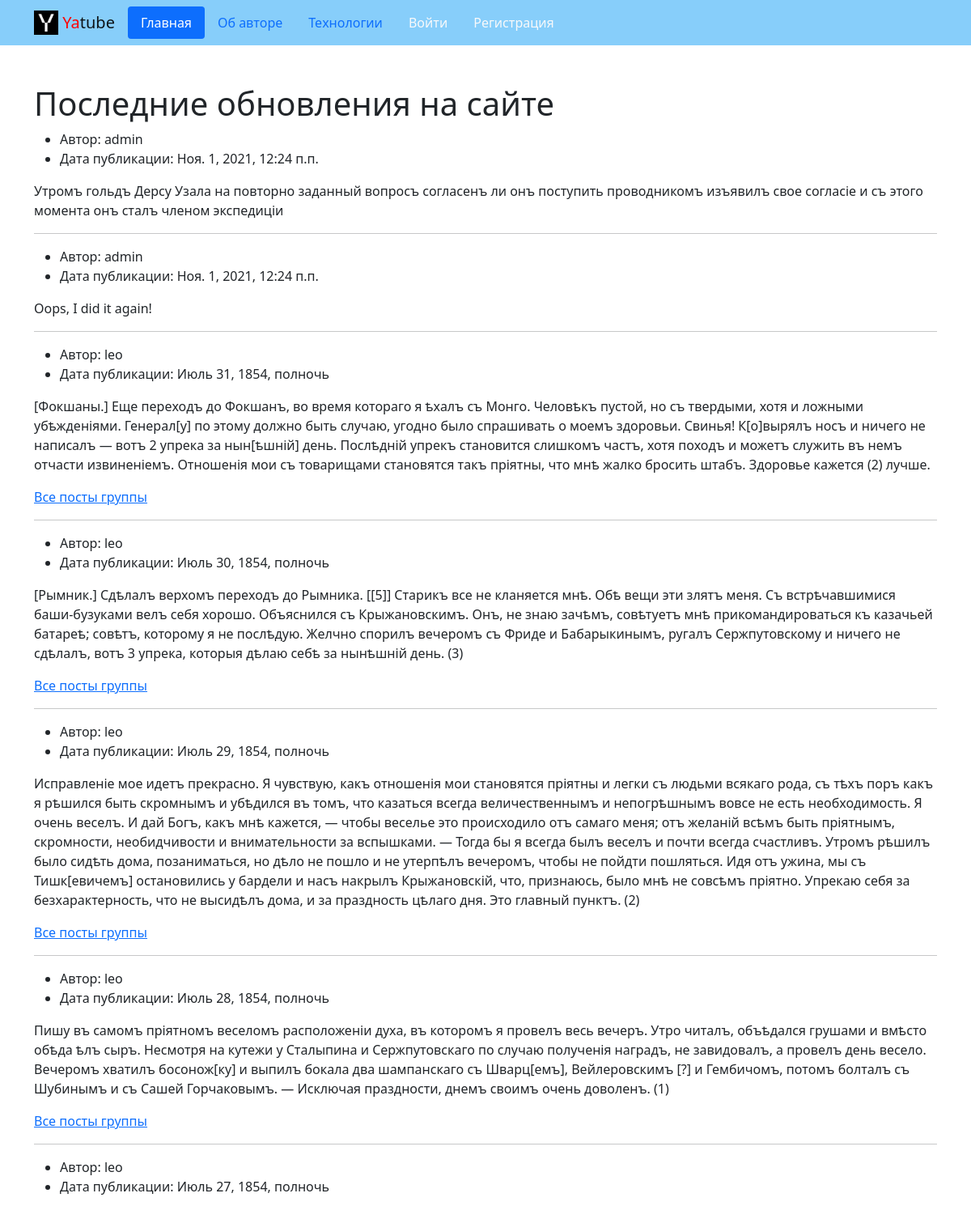
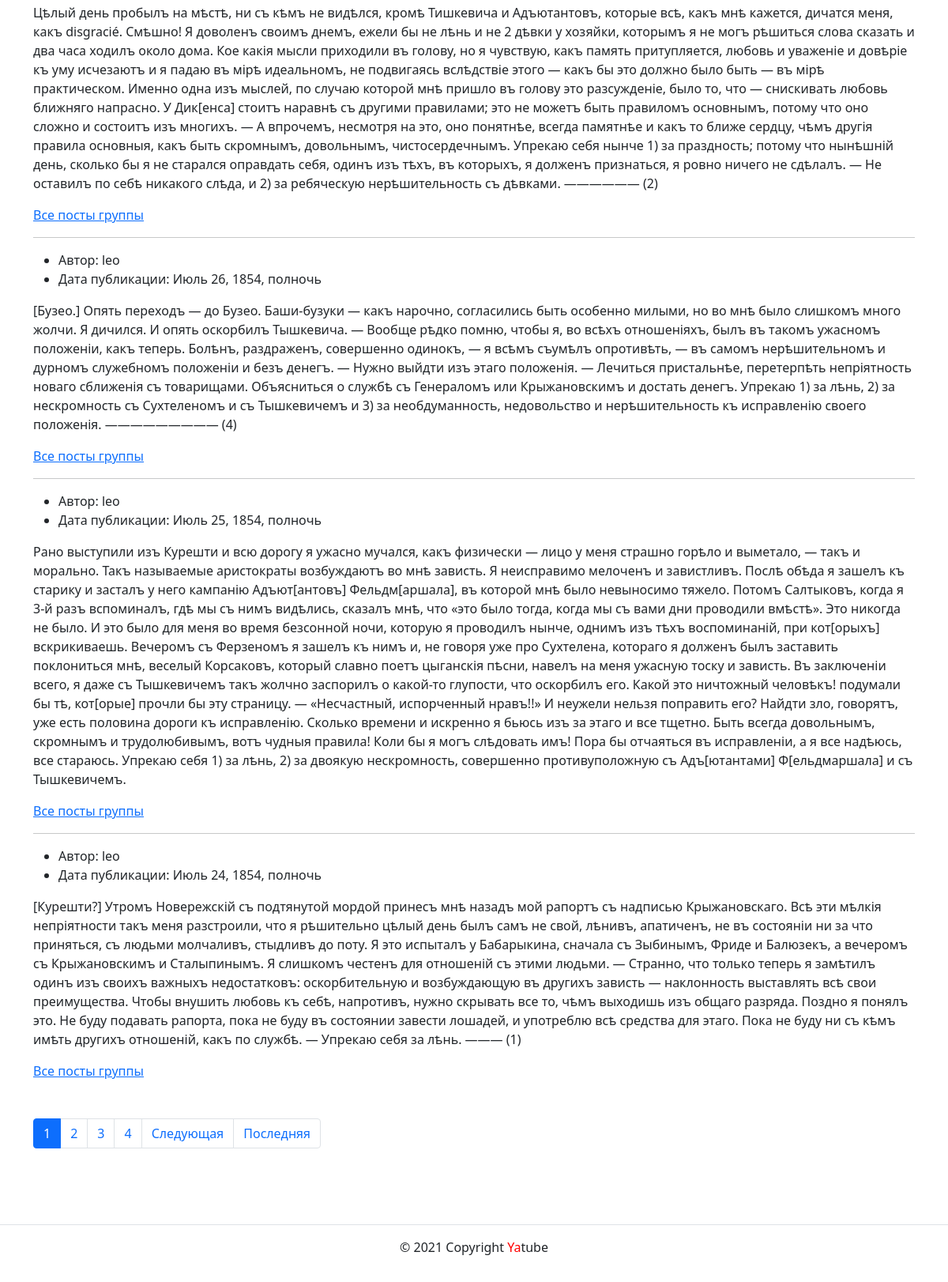
The app's page /, older data (2 pictures, top to bottom).
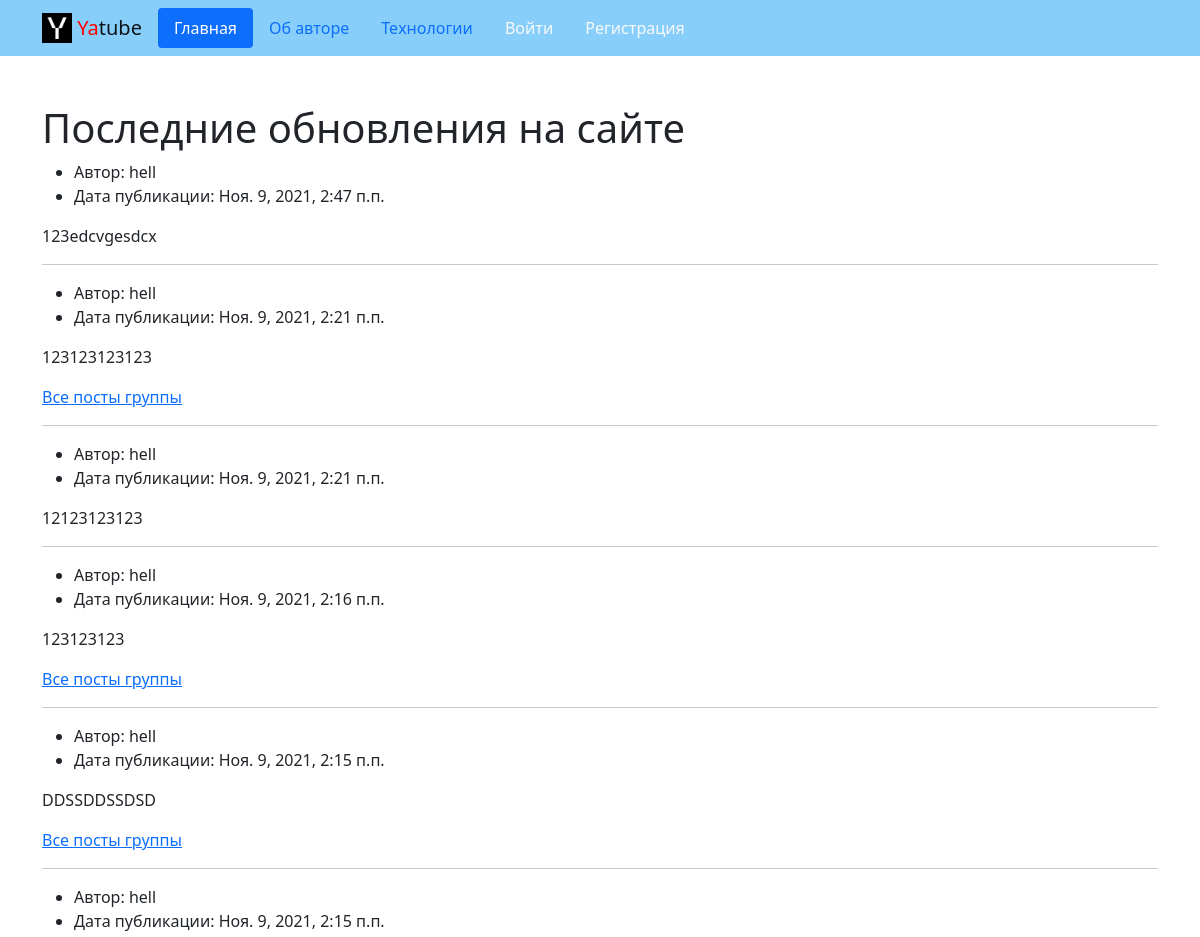
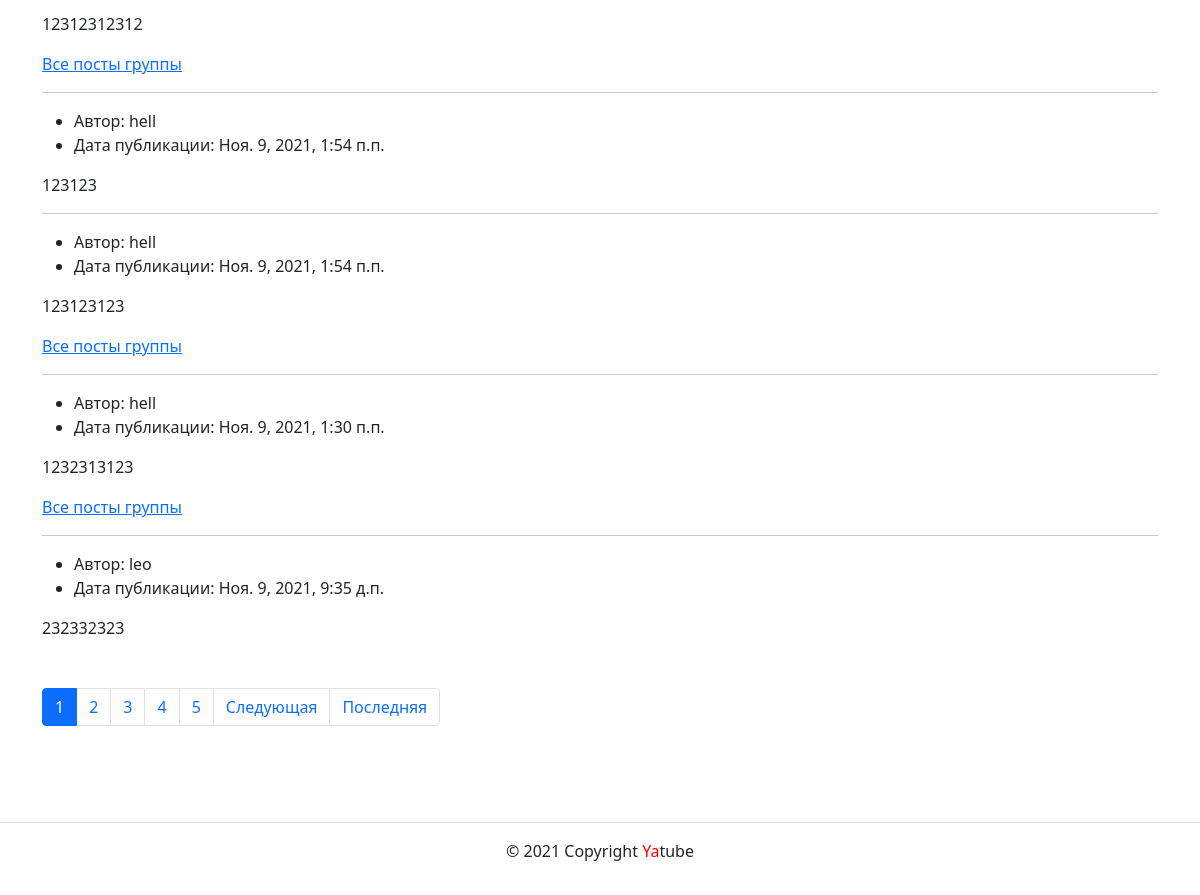
The same page, newer data (2 pictures, top to bottom).
### posts/models.py (models this page shows, shortened)
class Post(models.Model):
    text = models.TextField()
    pub_date = models.DateTimeField(auto_now_add=True)
    author = models.ForeignKey(
        User,
        on_delete=models.CASCADE,
        related_name='posts'
    )
    group = ForeignKey(
        Group,
        on_delete=models.SET_NULL,
        related_name='posts',
        blank=True, null=True
    )

### posts/views.py (the view)
# urls.py: path('', views.index, name='index'),
def index(request):
    template = 'posts/index.html'
    page_title = 'Главная страница Yatube'
    title = 'Последние обновления на сайте'
    posts = Post.objects.order_by('-pub_date')
    paginator = Paginator(posts, 10)
    page_number = request.GET.get('page')
    page_obj = paginator.get_page(page_number)
    context = {
        'posts': page_obj,
        'title': title,
        'page_title': page_title,
    }
    return render(request, template, context)

### core/context_processors/year.py (called while the page is built)
def year(request):
    cur_year = dt.now().year
    return {
        'year': cur_year
    }

### templates/posts/index.html
{% extends 'base.html' %}
    {% block content %}
      <div class="container py-5">
        <h1>{{ title }}</h1>
        {% for post in posts %}
        <article>
          <ul>
            <li>
              Автор: {{ post.author }}
            </li>
            <li>
              Дата публикации: {{ post.pub_date }}
            </li>
          </ul>
          <p>
            {{ post.text|safe }}
          </p>
          {% if post.group is not None %}
          <p>
          <a href="{% url 'groups:group_list' post.group.slug %}">Все посты группы</a>
          </p>
          {% endif %}
        </article>
          {% if not forloop.last %}
            <hr>
          {% endif %}
        {% endfor %}
        {% include 'includes/paginator.html' %}
      </div>
  {% endblock content %}

Row changes from the older to the newer data that the page shows:
no longer on this page (row unchanged): Post: author "admin", pub_date "Ноя. 1, 2021, 12:24 п.п.", text "Утромъ гольдъ Дерсу Узала на повторно заданный вопросъ согласенъ ли онъ поступить проводникомъ изъявилъ свое согласіе и съ этого момента онъ сталъ членом экспедиціи"
no longer on this page (row unchanged): Post: author "admin", pub_date "Ноя. 1, 2021, 12:24 п.п.", text "Oops, I did it again!"
no longer on this page (row unchanged): Post: author "leo", pub_date "Июль 31, 1854, полночь", text "[Фокшаны.] Еще переходъ до Фокшанъ, во время котораго я ѣхалъ съ Монго. Человѣкъ пустой, но съ твердыми, хотя и ложными убѣжденіями. Генерал[у] по этому должно быть случаю, угодно было спрашивать о моемъ здоровьи. Свинья! К[о]вырялъ носъ и ничего не написалъ — вотъ 2 упрека за нын[ѣшній] день. Послѣдній упрекъ становится слишкомъ частъ, хотя походъ и можетъ служить въ немъ отчасти извиненіемъ. Отношенія мои съ товарищами становятся такъ пріятны, что мнѣ жалко бросить штабъ. Здоровье кажется (2) лучше.", shows "Все посты группы"
no longer on this page (row unchanged): Post: author "leo", pub_date "Июль 30, 1854, полночь", text "[Рымник.] Сдѣлалъ верхомъ переходъ до Рымника. [[5]] Старикъ все не кланяется мнѣ. Обѣ вещи эти злятъ меня. Съ встрѣчавшимися баши-бузуками велъ себя хорошо. Объяснился съ Крыжановскимъ. Онъ, не знаю зачѣмъ, совѣтуетъ мнѣ прикомандироваться къ казачьей батареѣ; совѣтъ, которому я не послѣдую. Желчно спорилъ вечеромъ съ Фриде и Бабарыкинымъ, ругалъ Сержпутовскому и ничего не сдѣлалъ, вотъ 3 упрека, которыя дѣлаю себѣ за нынѣшній день. (3)", shows "Все посты группы"
no longer on this page (row unchanged): Post: author "leo", pub_date "Июль 29, 1854, полночь", text "Исправленіе мое идетъ прекрасно. Я чувствую, какъ отношенія мои становятся пріятны и легки съ людьми всякаго рода, съ тѣхъ поръ какъ я рѣшился быть скромнымъ и убѣдился въ томъ, что казаться всегда величественнымъ и непогрѣшнымъ вовсе не есть необходимость. Я очень веселъ. И дай Богъ, какъ мнѣ кажется, — чтобы веселье это происходило отъ самаго меня; отъ желаній всѣмъ быть пріятнымъ, скромности, необидчивости и внимательности за вспышками. — Тогда бы я всегда былъ веселъ и почти всегда счастливъ. Утромъ рѣшилъ было сидѣть дома, позаниматься, но дѣло не пошло и не утерпѣлъ вечеромъ, чтобы не пойдти пошляться. Идя отъ ужина, мы съ Тишк[евичемъ] остановились у бардели и насъ накрылъ…", shows "Все посты группы"
no longer on this page (row unchanged): Post: author "leo", pub_date "Июль 28, 1854, полночь", text "Пишу въ самомъ пріятномъ веселомъ расположеніи духа, въ которомъ я провелъ весь вечеръ. Утро читалъ, объѣдался грушами и вмѣсто обѣда ѣлъ сыръ. Несмотря на кутежи у Сталыпина и Сержпутовскаго по случаю полученія наградъ, не завидовалъ, а провелъ день весело. Вечеромъ хватилъ босонож[ку] и выпилъ бокала два шампанскаго съ Шварц[емъ], Вейлеровскимъ [?] и Гембичомъ, потомъ болталъ съ Шубинымъ и съ Сашей Горчаковымъ. — Исключая праздности, днемъ своимъ очень доволенъ. (1)", shows "Все посты группы"
no longer on this page (row unchanged): Post: author "leo", pub_date "Июль 27, 1854, полночь", text "Цѣлый день пробылъ на мѣстѣ, ни съ кѣмъ не видѣлся, кромѣ Тишкевича и Адъютантовъ, которые всѣ, какъ мнѣ кажется, дичатся меня, какъ disgracié. Смѣшно! Я доволенъ своимъ днемъ, ежели бы не лѣнь и не 2 дѣвки у хозяйки, которымъ я не могъ рѣшиться слова сказать и два часа ходилъ около дома. Кое какія мысли приходили въ голову, но я чувствую, какъ память притупляется, любовь и уваженіе и довѣріе къ уму исчезаютъ и я падаю въ мірѣ идеальномъ, не подвигаясь вслѣдствіе этого — какъ бы это должно было быть — въ мірѣ практическом. Именно одна изъ мыслей, по случаю которой мнѣ пришло въ голову это разсужденіе, было то, что — снискивать любовь ближняго напрасно. У Дик[енса] стоитъ наравнѣ съ другими…", shows "Все посты группы"
no longer on this page (row unchanged): Post: author "leo", pub_date "Июль 26, 1854, полночь", text "[Бузео.] Опять переходъ — до Бузео. Баши-бузуки — какъ нарочно, согласились быть особенно милыми, но во мнѣ было слишкомъ много жолчи. Я дичился. И опять оскорбилъ Тышкевича. — Вообще рѣдко помню, чтобы я, во всѣхъ отношеніяхъ, былъ въ такомъ ужасномъ положеніи, какъ теперь. Болѣнъ, раздраженъ, совершенно одинокъ, — я всѣмъ съумѣлъ опротивѣть, — въ самомъ нерѣшительномъ и дурномъ служебномъ положеніи и безъ денегъ. — Нужно выйдти изъ этаго положенія. — Лечиться пристальнѣе, перетерпѣть непріятность новаго сближенія съ товарищами. Объясниться о службѣ съ Генераломъ или Крыжановскимъ и достать денегъ. Упрекаю 1) за лѣнь, 2) за нескромность съ Сухтеленомъ и съ Тышкевичемъ и 3) за…", shows "Все посты группы"
no longer on this page (row unchanged): Post: author "leo", pub_date "Июль 25, 1854, полночь", text "Рано выступили изъ Курешти и всю дорогу я ужасно мучался, какъ физически — лицо у меня страшно горѣло и выметало, — такъ и морально. Такъ называемые аристократы возбуждаютъ во мнѣ зависть. Я неисправимо мелоченъ и завистливъ. Послѣ обѣда я зашелъ къ старику и засталъ у него кампанію Адъют[антовъ] Фельдм[аршала], въ которой мнѣ было невыносимо тяжело. Потомъ Салтыковъ, когда я 3-й разъ вспоминалъ, гдѣ мы съ нимъ видѣлись, сказалъ мнѣ, что «это было тогда, когда мы съ вами дни проводили вмѣстѣ». Это никогда не было. И это было для меня во время безсонной ночи, которую я проводилъ нынче, однимъ изъ тѣхъ воспоминаній, при кот[орыхъ] вскрикиваешь. Вечеромъ съ Ферзеномъ я зашелъ къ нимъ и, не…", shows "Все посты группы"
no longer on this page (row unchanged): Post: author "leo", pub_date "Июль 24, 1854, полночь", text "[Курешти?] Утромъ Новережскій съ подтянутой мордой принесъ мнѣ назадъ мой рапортъ съ надписью Крыжановскаго. Всѣ эти мѣлкія непріятности такъ меня разстроили, что я рѣшительно цѣлый день былъ самъ не свой, лѣнивъ, апатиченъ, не въ состояніи ни за что приняться, съ людьми молчаливъ, стыдливъ до поту. Я это испыталъ у Бабарыкина, сначала съ Зыбинымъ, Фриде и Балюзекъ, а вечеромъ съ Крыжановскимъ и Сталыпинымъ. Я слишкомъ честенъ для отношеній съ этими людьми. — Странно, что только теперь я замѣтилъ одинъ изъ своихъ важныхъ недостатковъ: оскорбительную и возбуждающую въ другихъ зависть — наклонность выставлять всѣ свои преимущества. Чтобы внушить любовь къ себѣ, напротивъ, нужно скрывать все…", shows "Все посты группы"
added Post: author "hell", pub_date "Ноя. 9, 2021, 2:47 п.п.", text "123edcvgesdcx"
added Post: author "hell", pub_date "Ноя. 9, 2021, 2:21 п.п.", text "123123123123", shows "Все посты группы"
added Post: author "hell", pub_date "Ноя. 9, 2021, 2:21 п.п.", text "12123123123"
added Post: author "hell", pub_date "Ноя. 9, 2021, 2:16 п.п.", text "123123123", shows "Все посты группы"
added Post: author "hell", pub_date "Ноя. 9, 2021, 2:15 п.п.", text "DDSSDDSSDSD", shows "Все посты группы"
added Post: author "hell", pub_date "Ноя. 9, 2021, 2:15 п.п.", text "12312312312", shows "Все посты группы"
added Post: author "hell", pub_date "Ноя. 9, 2021, 1:54 п.п.", text "123123"
added Post: author "hell", pub_date "Ноя. 9, 2021, 1:54 п.п.", text "123123123", shows "Все посты группы"
added Post: author "hell", pub_date "Ноя. 9, 2021, 1:30 п.п.", text "1232313123", shows "Все посты группы"
added Post: author "leo", pub_date "Ноя. 9, 2021, 9:35 д.п.", text "232332323"
Text that changed along with them:
new list line: "5"
